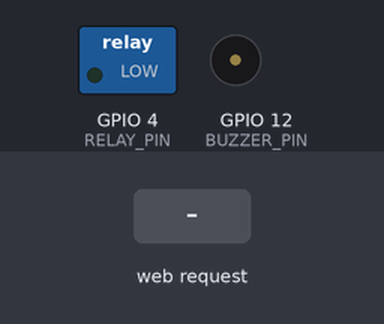
Bench run of a sketch on a simulated ESP8266 (NodeMCU). Parts: switched loads named in the sketch (green lamp = pin HIGH), buzzer (waves = sounding, pin HIGH). Inputs (shaded band) come from the test bench. WiFi joins after 1.5 s; servers stay silent unless stated; what the sketch prints to the serial monitor is not drawn.

Above: at 2.7 s.
2.8 s: HTTP request GET /detect received
At 3.2 s:
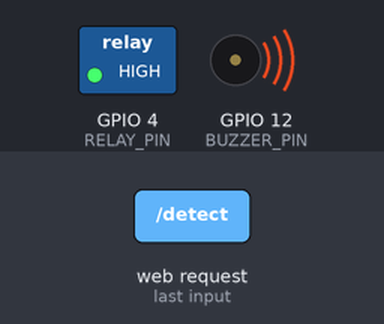
At 4.1 s:
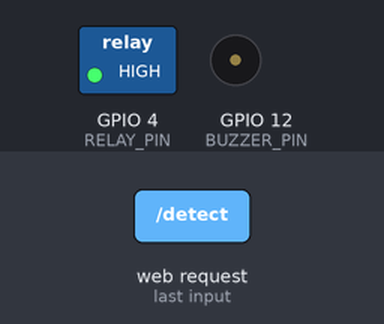
Timing chart, 0 to 5.8 s (numbered marks = the images above; inputs shaded):
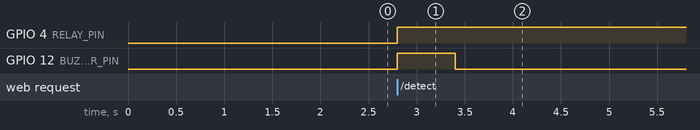

The sketch:

codeMoto.ino
```cpp
#include <ESP8266WiFi.h>
#include <ESP8266WebServer.h>

const char* ssid = "WENDYAM-2.4G";
const char* password = "Tp_l1nk@";

IPAddress local_ip(192, 168, 1, 100);
IPAddress gateway(192, 168, 1, 1);
IPAddress subnet(255, 255, 255, 0);

ESP8266WebServer server(80);

#define RELAY_PIN 4 // D2
#define BUZZER_PIN 12  // D12

void handleDetection() {
  Serial.println("Signal reçu : casque détecté !");
  digitalWrite(BUZZER_PIN, HIGH);
  digitalWrite(RELAY_PIN, HIGH);
  delay(600);
  digitalWrite(BUZZER_PIN, LOW);
  server.send(200, "text/plain", "Signal reçu");
}

void setup() {
  Serial.begin(115200);
  WiFi.config(local_ip, gateway, subnet);
  WiFi.begin(ssid, password);

  while (WiFi.status() != WL_CONNECTED) {
    delay(500);
    Serial.print(".");
  }
  Serial.println("\nConnecté !");
  Serial.print("Adresse IP : ");
  Serial.println(WiFi.localIP());

  pinMode(RELAY_PIN, OUTPUT);
  pinMode(BUZZER_PIN, OUTPUT);
  digitalWrite(RELAY_PIN, LOW);
  digitalWrite(BUZZER_PIN, LOW);

  server.on("/detect", handleDetection);
  server.begin();
  Serial.println("Serveur HTTP démarré !");
}

void loop() {
  server.handleClient();
}
```

Measured:
- after the input at 2.8 s, GPIO 4 (RELAY_PIN): LOW → HIGH at once; GPIO 12 (BUZZER_PIN): LOW → HIGH at once, → LOW 0.60 s later
